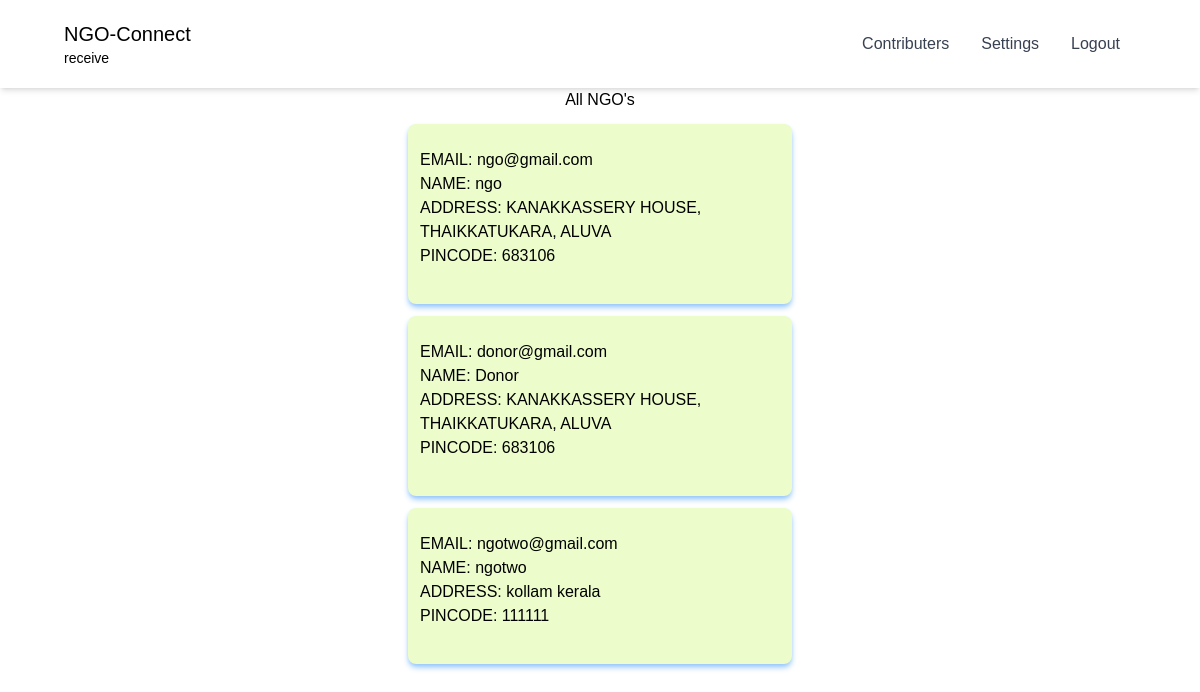
/donor/donor_base/ (signed in), run on the app's committed database.
### base/models.py (models this page shows)
class ngousers(models.Model):
    user = models.OneToOneField(User, on_delete=models.CASCADE)
    user_type = models.CharField(max_length=10, choices=[
        ('NGO', 'NGO'),
        ('Donor', 'Donor'),
        ('Receiver','Receiver'),
    ])
    phone_number = models.CharField(max_length=13, null=True)
    address = models.CharField(max_length=100, null=True)
    pincode = models.CharField(max_length=10, null=True)

### donor/views.py (the view)
# urls.py: path('donor_base/', views.donor_base, name="donor_base"),
@login_required(login_url="signup")
def donor_base(request):
    ngos = ngousers.objects.filter(user_type='NGO')
    context = {
        'ngos': ngos,
    }
    return render(request, 'donor_base.html', context)

### donor/templates/donor_base.html (shortened to what this page needs)
<!DOCTYPE html>
<html lang="en">
  <head>
    <script src="https://cdn.tailwindcss.com"></script>
  </head>
  <body style="font-family: sans-serif">
    <header
      class="lg:px-16 px-4 bg-white flex flex-wrap items-center py-4 shadow-md"
    >
      <div class="flex-1 flex justify-between items-center">
        <a href="#" class="text-xl">NGO-Connect <p class="text-sm">{{ user.first_name }}</p></a>
      </div>
      <div class="hidden md:flex md:items-center md:w-auto w-full" id="menu">
        <nav>
          <ul
            class="md:flex items-center justify-between text-base text-gray-700 pt-4 md:pt-0"
          >
            <li class="hover:bg-violet-600">
              <a class="md:p-4 py-3 px-0 block" href="#">Contributers</a>
            </li>
            <li><a class="md:p-4 py-3 px-0 block" href="#">Settings</a></li>
            <li>
              <a class="md:p-4 py-3 px-0 block md:mb-0 mb-2" href="/logout">Logout</a>
            </li>
          </ul>
        </nav>
      </div>
    </header>
    <section>
      <h1 class="text-center">All NGO's</h1>
      <div class="text-center">
        {% if ngos %}
        {% for ngo in ngos %}
          <div class="w-96 mx-auto shadow-md shadow-blue-300 p-3 my-3 bg-lime-100 rounded-lg">
              <ul class="mt-3">
                  <li class="text-left">EMAIL: {{ ngo.user.username }}</li>
                  <li class="text-left">NAME: {{ ngo.user.first_name }}</li>
                  <li class="text-left">ADDRESS: {{ ngo.address }}</li>
                  <li class="text-left">PINCODE: {{ ngo.pincode }}</li>
              </ul>
              <br>
          </div>
          {% endfor %}
          {% endif %}
      </div>
  </section>
  </body>
</html>

### data on the page
ngousers: user.username "ngo@gmail.com", user.first_name "ngo", address "KANAKKASSERY HOUSE, THAIKKATUKARA, ALUVA", pincode "683106"
ngousers: user.username "donor@gmail.com", user.first_name "Donor", address "KANAKKASSERY HOUSE, THAIKKATUKARA, ALUVA", pincode "683106"
ngousers: user.username "ngotwo@gmail.com", user.first_name "ngotwo", address "kollam kerala", pincode "111111"

### other printed values
{{ user.first_name }} "receive"
